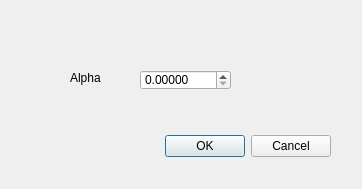
<?xml version="1.0" encoding="UTF-8"?>
<ui version="4.0">
 <class>Dialog_options</class>
 <widget class="QDialog" name="Dialog_options">
  <property name="geometry">
   <rect>
    <x>0</x>
    <y>0</y>
    <width>362</width>
    <height>189</height>
   </rect>
  </property>
  <property name="windowTitle">
   <string>Options</string>
  </property>
  <widget class="QDialogButtonBox" name="buttonBox">
   <property name="geometry">
    <rect>
     <x>150</x>
     <y>130</y>
     <width>181</width>
     <height>32</height>
    </rect>
   </property>
   <property name="orientation">
    <enum>Qt::Horizontal</enum>
   </property>
   <property name="standardButtons">
    <set>QDialogButtonBox::Cancel|QDialogButtonBox::Ok</set>
   </property>
  </widget>
  <widget class="QDoubleSpinBox" name="alpha_spinbox">
   <property name="geometry">
    <rect>
     <x>140</x>
     <y>70</y>
     <width>91</width>
     <height>20</height>
    </rect>
   </property>
   <property name="decimals">
    <number>5</number>
   </property>
   <property name="singleStep">
    <double>0.010000000000000</double>
   </property>
  </widget>
  <widget class="QLabel" name="label">
   <property name="geometry">
    <rect>
     <x>70</x>
     <y>70</y>
     <width>51</width>
     <height>16</height>
    </rect>
   </property>
   <property name="text">
    <string>Alpha</string>
   </property>
  </widget>
 </widget>
 <resources/>
 <connections>
  <connection>
   <sender>buttonBox</sender>
   <signal>accepted()</signal>
   <receiver>Dialog_options</receiver>
   <slot>accept()</slot>
   <hints>
    <hint type="sourcelabel">
     <x>248</x>
     <y>254</y>
    </hint>
    <hint type="destinationlabel">
     <x>157</x>
     <y>274</y>
    </hint>
   </hints>
  </connection>
  <connection>
   <sender>buttonBox</sender>
   <signal>rejected()</signal>
   <receiver>Dialog_options</receiver>
   <slot>reject()</slot>
   <hints>
    <hint type="sourcelabel">
     <x>316</x>
     <y>260</y>
    </hint>
    <hint type="destinationlabel">
     <x>286</x>
     <y>274</y>
    </hint>
   </hints>
  </connection>
 </connections>
</ui>
